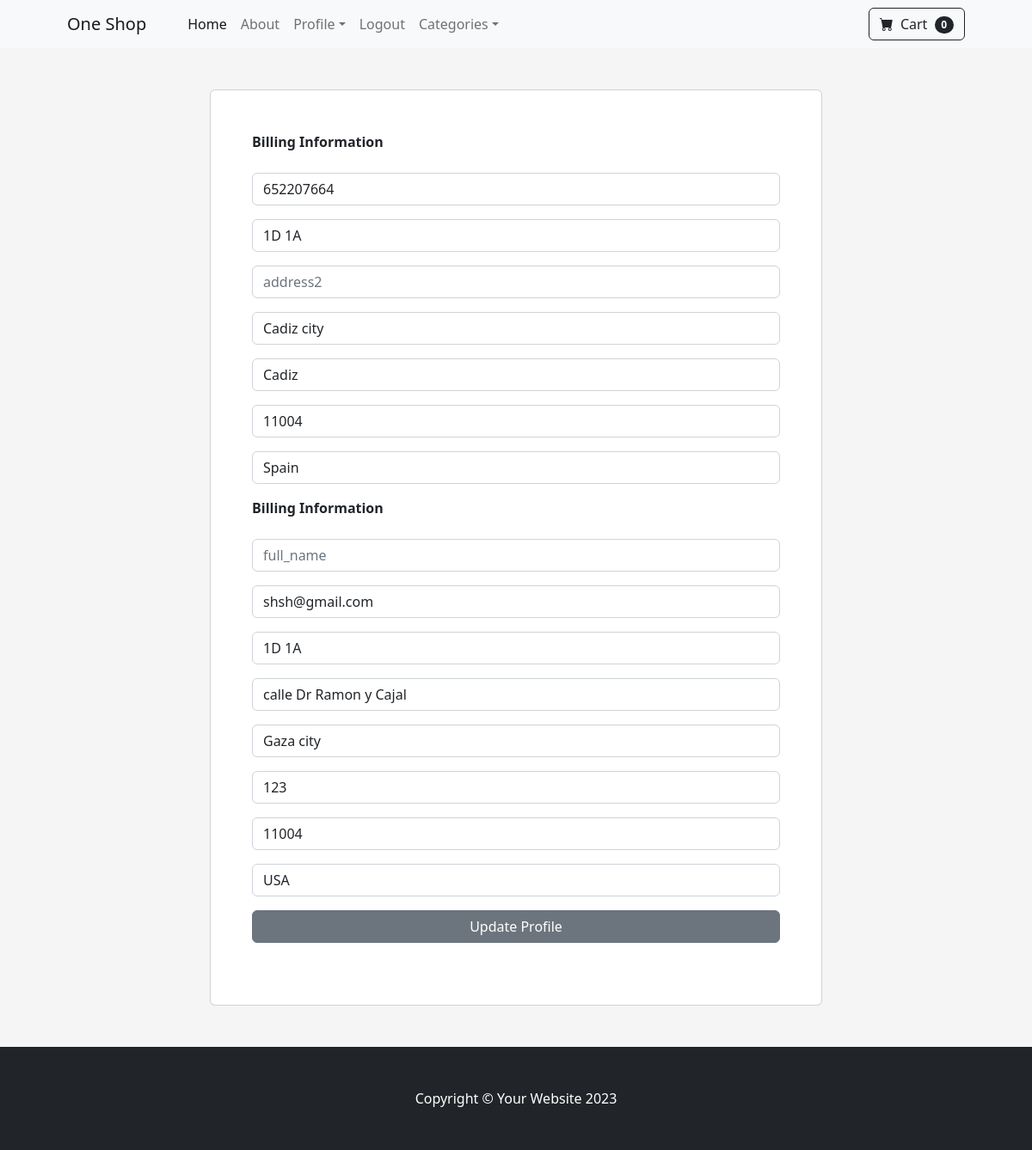
The page /update_info/ (signed in) on the database its author committed.
### store/models.py (models this page shows, shortened)
class Profile(models.Model):
    user = models.OneToOneField(User, on_delete=models.CASCADE)
    date_modified = models.DateTimeField(User, auto_now=True)
    phone_number = models.CharField(max_length=20, blank=True)
    address1 = models.CharField(max_length=200, blank=True)
    address2 = models.CharField(max_length=200, blank=True)
    city = models.CharField(max_length=200, blank=True)
    state = models.CharField(max_length=200, blank=True)
    zipcode = models.CharField(max_length=200, blank=True)
    country = models.CharField(max_length=200, blank=True)
    old_cart = models.CharField(max_length=200, blank=True, null=True)

### payment/models.py (models this page shows, shortened)
class ShippingAddress(models.Model):
    user = models.ForeignKey(User, on_delete=models.CASCADE, null=True, blank=True)
    full_name = models.CharField(max_length=225)
    shipping_email = models.CharField(max_length=225)
    shipping_address1 = models.CharField(max_length=225)
    shipping_address2 = models.CharField(max_length=225)
    shipping_city = models.CharField(max_length=225)
    shipping_state = models.CharField(max_length=225, null=True, blank=True)
    shipping_zipcode = models.CharField(max_length=225, null=True, blank=True)
    shipping_country = models.CharField(max_length=225)
    class Meta:
        verbose_name_plural = 'ShippingAddress'

### store/views.py (the view)
# urls.py: path('update_info/', views.update_info, name='update_info'),
def update_info(request):
    if request.user.is_authenticated:
        current_user = Profile.objects.get(user__id=request.user.id)
        form = UserInfoForm(request.POST or None, instance=current_user)
        try:
            shipping_user = ShippingAddress.objects.get(user__id=request.user.id)
        except ShippingAddress.DoesNotExist:
            shipping_user = None
        shipping_form = ShippingForm(request.POST or None, instance=shipping_user)
        if form.is_valid() or shipping_form.is_valid():
            form.save()
            shipping_form.save()
            messages.success(request, 'User Information Has Been Updated!')
            return redirect('index')
        return render(request, 'update_info.html', {'form': form, 'shipping_form': shipping_form })
    else:
        messages.success(request, 'You Must Be Logged in to Access that Page!')
        return redirect('index')

### store/forms.py
class UserInfoForm(forms.ModelForm):
	phone_number = forms.CharField(label='', widget=forms.TextInput(attrs={'class':'form-control', 'placeholder': 'phone_number'}), required=False)
	address1 = forms.CharField(label='', widget=forms.TextInput(attrs={'class':'form-control', 'placeholder': 'address1'}), required=False)
	address2 = forms.CharField(label='', widget=forms.TextInput(attrs={'class':'form-control', 'placeholder': 'address2'}), required=False)
	city = forms.CharField(label='', widget=forms.TextInput(attrs={'class':'form-control', 'placeholder': 'city'}), required=False)
	state = forms.CharField(label='', widget=forms.TextInput(attrs={'class':'form-control', 'placeholder': 'state'}), required=False)
	zipcode = forms.CharField(label='', widget=forms.TextInput(attrs={'class':'form-control', 'placeholder': 'zipcode'}), required=False)
	country = forms.CharField(label='', widget=forms.TextInput(attrs={'class':'form-control', 'placeholder': 'country'}), required=False)
	class Meta:
		model = Profile
		fields = ('phone_number', 'address1', 'address2', 'city', 'state', 'zipcode', 'country', )

### cart/cart.py (called while the page is built)
    def __len__(self):
        return len(self.cart)

### cart/context_processors.py (called while the page is built)
def cart(request):
    return {'cart': Cart(request)}

### store/templates/update_info.html (shortened to what this page needs)
{% extends 'base.html' %}
{% block content %}
<section class="">
    <div class="d-flex px-4 py-5 px-md-5 text-center text-lg-start" style="background-color: hsl(0, 0%, 96%)">
        <div class="container">
            <div class="row justify-content-center">
                <div class="col-lg-8 mb-5 mb-lg-0">
                    <div class="card">
                        <div class="card-body py-5 px-md-5">
                            <strong> Billing Information </strong>
                            <br><br>
                            <form method="POST" action="{% url 'update_info' %}">
                                {{ form.as_p }}
                                <strong> Billing Information </strong>
                                <br><br>
                                {{ shipping_form.as_p }}
                                <button type="submit" data-mdb-button-init data-mdb-ripple-init
                                    class="btn btn-secondary btn-block mb-4 col-12">
                                    Update Profile
                                </button>
                            </form>
                        </div>
                    </div>
                </div>
            </div>
        </div>
    </div>
</section>
{% endblock %}

### rows shown on the page
Profile: phone_number "652207664", address1 "1D 1A", city "Cadiz city", state "Cadiz", zipcode "11004", country "Spain"
ShippingAddress: shipping_email "shsh@gmail.com", shipping_address1 "1D 1A", shipping_address2 "calle Dr Ramon y Cajal", shipping_city "Gaza city", shipping_state "123", shipping_zipcode "11004", shipping_country "USA"

### other values the page prints
{{ cart|length }} "0"
